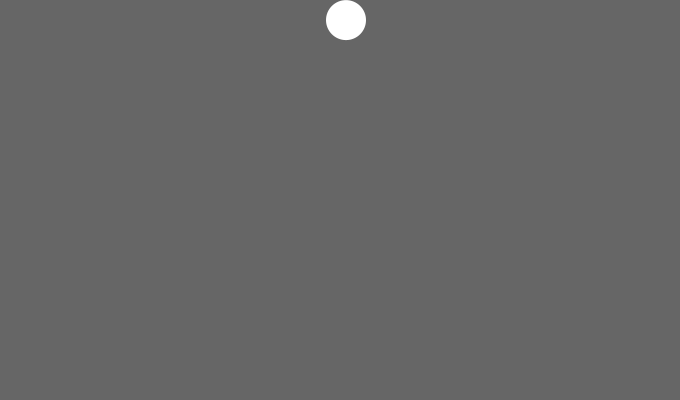
Frame 1 (no input)
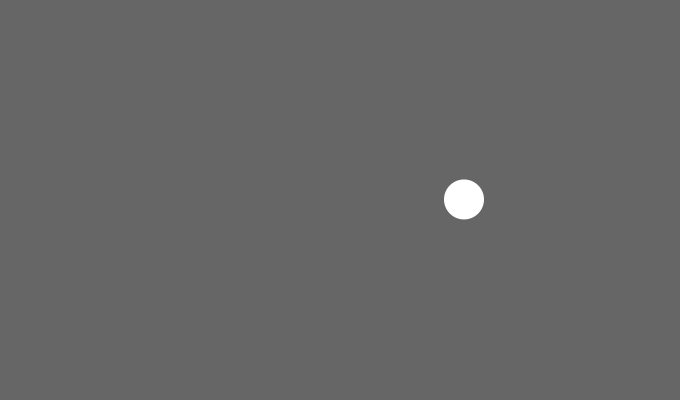
Frame 60 (the mouse pressed at the canvas centre just before this capture)
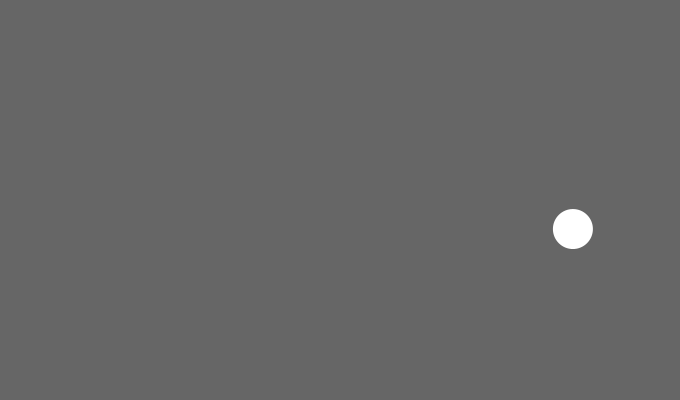
Frame 120 (the mouse held since frame 60 and released just before this capture)

The Processing sketch that drew these frames (run headless with seeded random() and noise(); from frame 60 on, the mouse is pressed at the canvas centre):

// Processing sketch: bouncing_ball2
// ── bouncing_ball2.pde
float radius = 40;

float x0 = 689/2;
float y0 = 20;

float x = x0;
float y = y0;

float x_cor = 0.85;
float y_cor = 0.65;

float vx0 =20;
float vy0 = 1;

float vx = vx0;
float vy = vy0;

float dt = 0.1;

float g = -9.8;

int window_height = 400;

float t = 0;

void setup(){
  size(680,400);
  noStroke();
  
}

void draw(){
   background(102);
  
   t = t+dt;
   x = x+vx*dt;
   y = y+vy*dt;
   
   vy = vy-g*dt;
   
   if(y+radius >= window_height){
     vy = -vy*y_cor;
     vx = vx*x_cor;
   }
   if(x+radius >= 680){
     vx = -vx*x_cor;
   }
   
   circle(x,y,radius);
}
